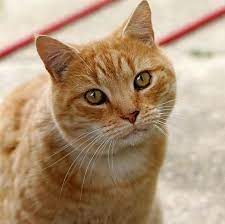
#> input picture cat.jpg, 225 x 224 px
$ python thresholding.py
#> lines starting #> are read from the running program, lines starting #| are printed output that depends on the picture; after the words box and inside, x2 and y2 are one past the last pixel; in counts of white or black regions, pixels touching at a corner belong together
import cv2
import numpy as np
import matplotlib.pyplot as plt
image = cv2.imread('cat.jpg')
#> image is the input picture: shape (224, 225, 3); mean B, G, R 121, 149, 175.7
img = cv2.cvtColor(image, cv2.COLOR_BGR2GRAY)
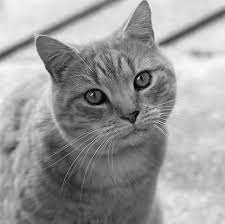
#> img: shape (224, 225); min 2, max 252, mean 153.8
ret, thresh1 = cv2.threshold(img, 120,255,cv2.THRESH_BINARY)
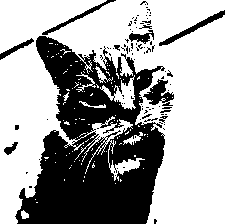
#> thresh1: shape (224, 225); 64.2% white; 96 black regions (83 under 20 px), largest, box (x1, y1, x2, y2) and area: (15, 36, 165, 224) 16077, (143, 79, 174, 106) 414, (159, 10, 225, 46) 369
ret, thresh2 = cv2.threshold(img, 120,255,cv2.THRESH_BINARY_INV)
ret, thresh3 = cv2.threshold(img, 120,255,cv2.THRESH_TRUNC)
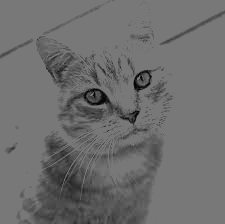
#> thresh3: shape (224, 225); min 2, max 120, mean 109.4
ret, thresh4 = cv2.threshold(img, 120,255,cv2.THRESH_TOZERO)
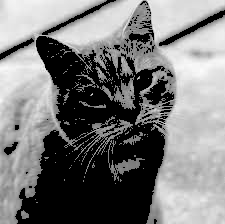
#> thresh4: shape (224, 225); min 0, max 252, mean 121.4
ret, thresh5 = cv2.threshold(img, 120,255,cv2.THRESH_TOZERO_INV)
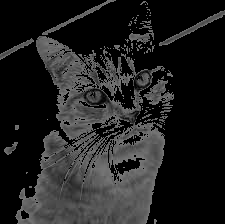
#> thresh5: shape (224, 225); min 0, max 120, mean 32.4
result = np.hstack((thresh1, thresh2, thresh3, thresh4, thresh5))
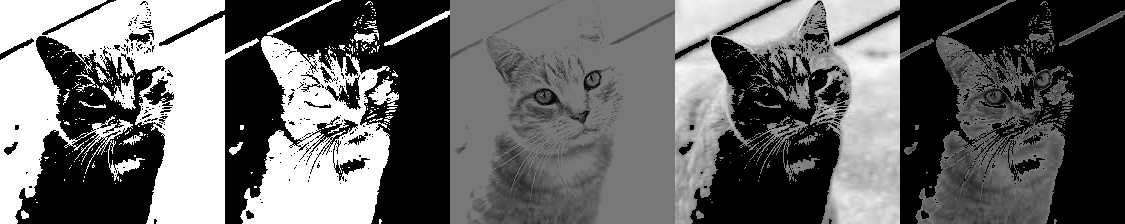
#> result: shape (224, 1125); min 0, max 255, mean 103.6
cv2.imwrite('Thresholding.png', result)
